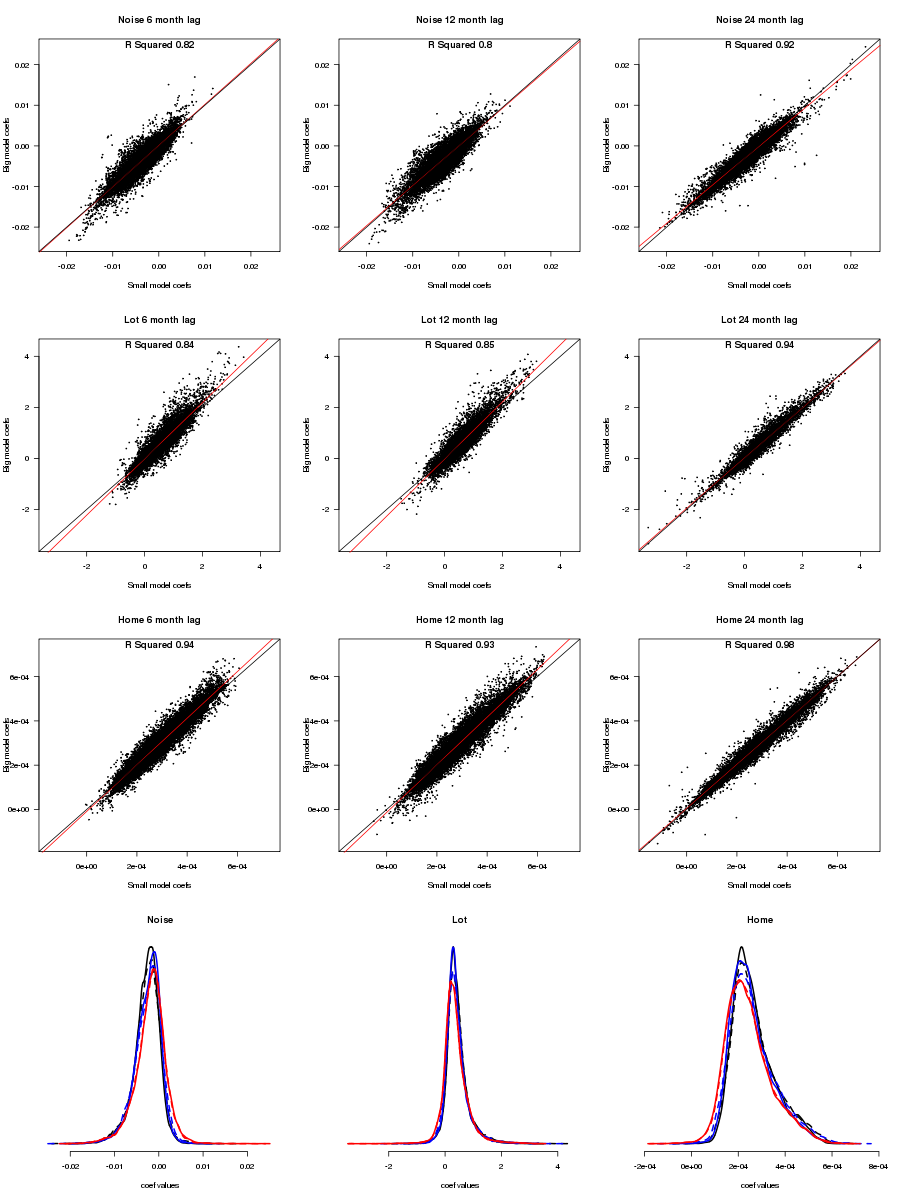

Generate this figure with R:
#Array script that compares coefficients across nested models

getwd() #assume I'm in the project default working directory "Noise Hedonic Project"
require(foreign)
source("helper/LWRfunctions.R")
filePrefix = "../Data/R2GIS/CleanData/"
inputFile = "Sales20052010.dbf"
DATAFRAME = read.dbf(paste0(filePrefix, inputFile))
obs2run = which(DATAFRAME$TimePeriod>11)

#Create an empty array for 3 variables, 3 time lags, using all obs used in LWR, across 2 models
my.array = array(NA, c(3, 3, length(obs2run), 2), 
                 dimnames=list(c("Noise", "Lot", "Home"), 
                               c("6 month lag", "12 month lag", "24 month lag"),
                               DATAFRAME$UNIQID[obs2run],
                               c("Small model", "Big model")))

####Load each model and populate the empty array (There are six models to upload)
dataPath = "../Data/R2GIS/LWRoutput/"
filelist = list.files(path = dataPath)
files2open = filelist[which(substr(filelist, 1, 26) == "Sales20052010LWRoutput2013")]
# files are ordered first by lag, then by big vs. small
# [1] "Sales20052010LWRoutput2013-03-21-Lag06-big.RData"  
# [2] "Sales20052010LWRoutput2013-03-21-Lag06-small.RData"
# [3] "Sales20052010LWRoutput2013-03-21-Lag12-big.RData"  
# [4] "Sales20052010LWRoutput2013-03-21-Lag12-small.RData"
# [5] "Sales20052010LWRoutput2013-03-21-Lag24-big.RData"  
# [6] "Sales20052010LWRoutput2013-03-21-Lag24-small.RData"

Lag = c(rep("6 month lag", 2), rep("12 month lag", 2), rep("24 month lag", 2))
ModelSize = rep(c("Small model", "Big model"), 3)

for (myFile in 1:6) {# Determines which model we are opening
  load(paste0(dataPath, files2open[myFile], sep = ""))
  #Choose bandwidth by finding minimum GCV score
  gcv = GCV(output$leverages, output$yhats, DATAFRAME$logSALE_VA[obs2run])
  min.gcv <- min(gcv)
  myBandwidth = which(gcv == min.gcv)
  my.array["Noise", Lag[myFile], , ModelSize[myFile]] = output[["beta.MAX"]][, myBandwidth]
  my.array["Lot", Lag[myFile], , ModelSize[myFile]] = output[["beta.ACRES_POLY"]][, myBandwidth]
  my.array["Home", Lag[myFile], , ModelSize[myFile]] = output[["beta.FIN_SQ_FT"]][, myBandwidth]
}

###########################################################
### Create a .pdf file and plot each model against each other by coefficient and time lag
png("analysis/02LWRComparisons/CoefAcrossModels.png", height = 1200, width = 900)
par(mfrow = c(4, 3))
notebooks = c(1:3) #How many coefficients are we analyzing
pages = c(1:3) #How many time lags are we analyzing
for (i in notebooks) {
  min.coef = min(my.array[i, , , ]) #Finds minimum value for the given coefficient across all models and time lags
  max.coef = max(my.array[i, , , ]) #Finds maximum value for the given coefficient across all models and time lags
  for (j in pages) {
    myX = my.array[i, j, , "Small model"] #Extracts given coef from small model in given time lag
    myY = my.array[i, j, , "Big model"] #Extracts given coef from big model in given time lag
    reg = lm(myY ~ myX) #Runs a linear regression on the two coefficients from different models
    plot(myX, myY, las = 1, cex = .2,
         xlim = c(min.coef, max.coef),
         ylim = c(min.coef, max.coef),
         xlab = "Small model coefs",
         ylab = "Big model coefs",
         main = paste(c("Noise", "Lot", "Home")[i], Lag[2*j]))
    abline(reg, col = "red")
    abline(0, 1) #plots 45 deg. angle
    title(paste("R Squared", round(summary(reg)$r.squared, 2)), line = -1)
  }
}

# Now I want to make a single plot of the coefficient densities, 
# with a line for each lag/model combination

#Create an array for 3 variables, 3 time lags, 2 models, using all obs used in LWR, and density (x and y values)
dens.arr = array(NA, c(3, 3, 2, 512, 2), 
                 dimnames = list(c("Noise", "Lot", "Home"), 
                                 c("6 month lag", "12 month lag", "24 month lag"),
                                 c("Small model", "Big model"),
                                 1:512,
                                 c("x", "y")))

for (myvar in c("Noise", "Lot", "Home")) {
  for (mylag in c("6 month lag", "12 month lag", "24 month lag")) {
    for (mymodel in c("Small model", "Big model")) {
      temp = density(my.array[myvar, mylag, , mymodel])
      dens.arr[myvar, mylag, mymodel, , "x"] = temp$x
      dens.arr[myvar, mylag, mymodel, , "y"] = temp$y
    }
  }
}

for (k in 1:3) {
  minx = min(dens.arr[k, , , , "x"])
  maxx = max(dens.arr[k, , , , "x"])
  maxy = max(dens.arr[k, , , , "y"])
  
  cols = c("black", "blue", "red")
  plot(c(minx, maxx), c(0, maxy), type = "n", axes = F,
       xlim = c(minx, maxx),
       ylim = c(0, maxy),
       xlab = "coef values",
       ylab = "",
       main = c("Noise", "Lot", "Home")[k])
  axis(1)
  for (i in 1:3) {
    for (j in 1:2) {
      lines(dens.arr[k, i, j, , "x"], dens.arr[k, i, j, , "y"], col = cols[i], lw = 2, lty = j)
    }
  }
}
dev.off()
